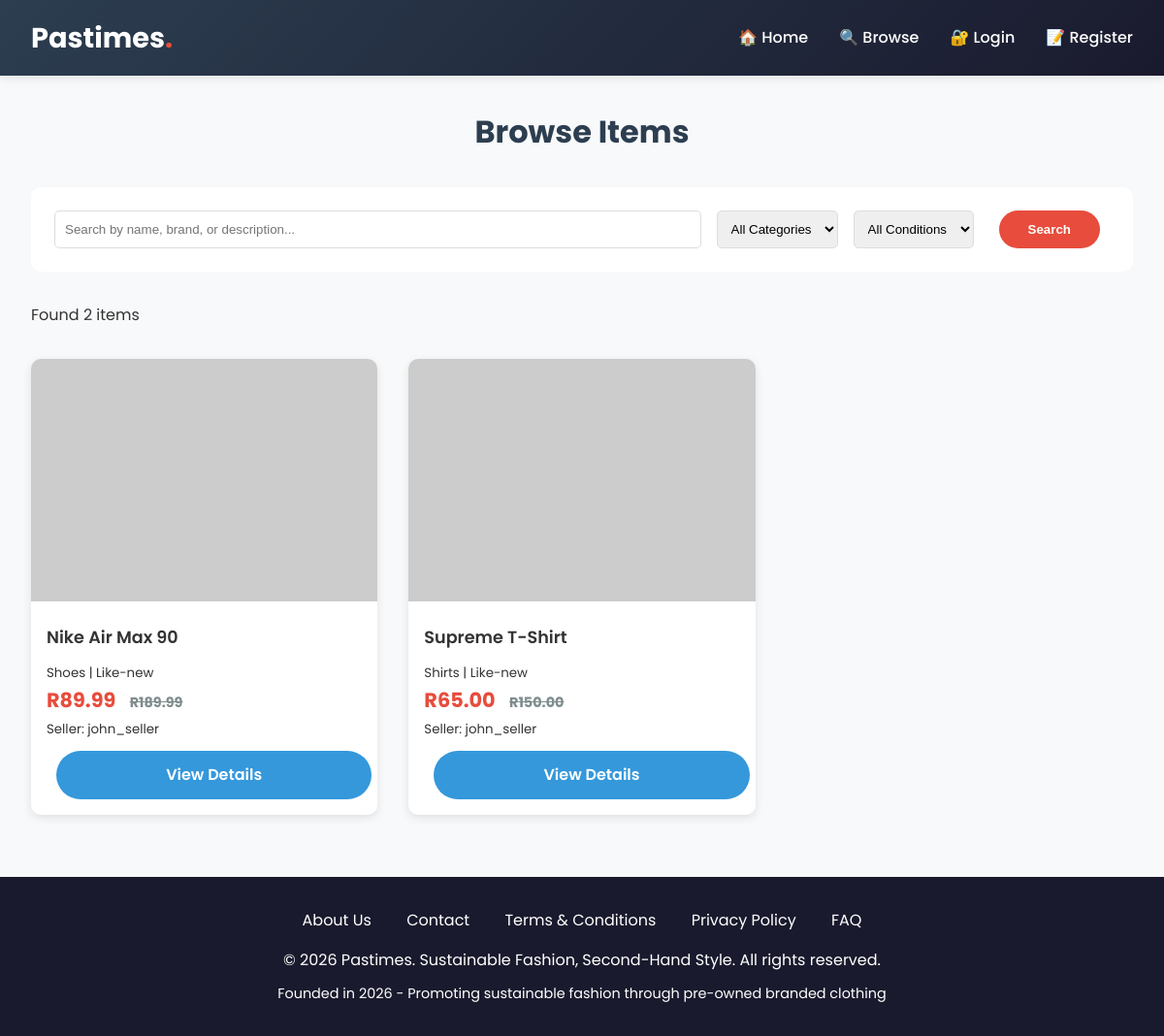
Screenshot of /browse.php with the database file from the repository.
### tables this page shows
CREATE TABLE IF NOT EXISTS `tblproducts` (
  `ProductID` int(11) NOT NULL AUTO_INCREMENT,
  `SellerID` int(11) NOT NULL,
  `ProductName` varchar(100) NOT NULL,
  `CategoryID` int(11) NOT NULL,
  `Price` decimal(10,2) NOT NULL,
  `OriginalPrice` decimal(10,2) DEFAULT NULL,
  `Description` text NOT NULL,
  `Condition` enum('new','like-new','good','fair') DEFAULT 'good',
  `Size` varchar(20) DEFAULT NULL,
  `Brand` varchar(50) DEFAULT NULL,
  `ImagePath` varchar(255) DEFAULT NULL,
  `Status` enum('pending','approved','rejected','sold') DEFAULT 'pending',
  `CreatedAt` timestamp NOT NULL DEFAULT current_timestamp(),
  PRIMARY KEY (`ProductID`),
  KEY `SellerID` (`SellerID`),
  KEY `CategoryID` (`CategoryID`)
);

CREATE TABLE IF NOT EXISTS `tblcategories` (
  `CategoryID` int(11) NOT NULL AUTO_INCREMENT,
  `CategoryName` varchar(50) NOT NULL,
  PRIMARY KEY (`CategoryID`)
);

CREATE TABLE IF NOT EXISTS `tblusers` (
  `UserID` int(11) NOT NULL AUTO_INCREMENT,
  `Username` varchar(50) NOT NULL,
  `FullName` varchar(100) NOT NULL,
  `Email` varchar(100) NOT NULL,
  `PasswordHash` varchar(255) NOT NULL,
  `UserType` enum('buyer','seller','admin') DEFAULT 'buyer',
  `IsVerified` enum('pending','verified','rejected') DEFAULT 'pending',
  `SellerVerification` enum('pending','approved','rejected') DEFAULT 'pending',
  `Phone` varchar(20) DEFAULT NULL,
  `Address` text DEFAULT NULL,
  `CreatedAt` timestamp NOT NULL DEFAULT current_timestamp(),
  PRIMARY KEY (`UserID`),
  UNIQUE KEY `Email` (`Email`),
  UNIQUE KEY `Username` (`Username`)
);

### browse.php (the view, shortened to what this page needs)
<?php
include 'config/DBConn.php';
include 'includes/header.php';
$search = isset($_GET['search']) ? mysqli_real_escape_string($conn, $_GET['search']) : '';
$query = "SELECT p.*, u.Username as SellerName, c.CategoryName
          FROM tblProducts p
          JOIN tblUsers u ON p.SellerID = u.UserID
          JOIN tblCategories c ON p.CategoryID = c.CategoryID
          WHERE p.Status = 'approved'";
$query .= " ORDER BY p.CreatedAt DESC";
$result = mysqli_query($conn, $query);
?>
<main>
    <div style="max-width: 1200px; margin: 2rem auto; padding: 0 2rem;">
        <h1 class="section-title">Browse Items</h1>
        <div style="background: white; padding: 1.5rem; border-radius: 10px; margin-bottom: 2rem;">
            <form method="GET" action="">
                <div style="display: grid; grid-template-columns: 1fr auto auto auto; gap: 1rem;">
                    <input type="text" name="search" placeholder="Search by name, brand, or description..." value="<?php echo htmlspecialchars($search); ?>" style="padding: 10px; border: 1px solid #ddd; border-radius: 5px;">
                    <select name="category" style="padding: 10px; border: 1px solid #ddd; border-radius: 5px;">
                        <option value="0">All Categories</option>
                    </select>
                    <select name="condition" style="padding: 10px; border: 1px solid #ddd; border-radius: 5px;">
                        <option value="">All Conditions</option>
                    </select>
                    <button type="submit" class="btn btn-primary">Search</button>
                </div>
            </form>
        </div>
        <p>Found <?php echo mysqli_num_rows($result); ?> items</p>
        <div class="product-grid" style="margin-top: 2rem;">
            <?php while($product = mysqli_fetch_assoc($result)): ?>
                <div class="product-card">
                    <img src="<?php echo !empty($product['ImagePath']) ? $product['ImagePath'] : 'https://via.placeholder.com/300x250?text=Pastimes'; ?>" alt="<?php echo htmlspecialchars($product['ProductName']); ?>" class="product-image">
                    <div class="product-info">
                        <h3 class="product-title"><?php echo htmlspecialchars($product['ProductName']); ?></h3>
                        <p><small><?php echo $product['CategoryName']; ?> | <?php echo ucfirst($product['Condition']); ?></small></p>
                        <p class="product-price">
                            R<?php echo number_format($product['Price'], 2); ?>
                            <?php if($product['OriginalPrice']): ?>
                                <span class="product-original-price">R<?php echo number_format($product['OriginalPrice'], 2); ?></span>
                            <?php endif; ?>
                        </p>
                        <p><small>Seller: <?php echo htmlspecialchars($product['SellerName']); ?></small></p>
                        <a href="item-details.php?id=<?php echo $product['ProductID']; ?>" class="btn btn-accent" style="margin-top: 10px; width: 100%; text-align: center;">View Details</a>
                    </div>
                </div>
            <?php endwhile; ?>
        </div>
    </div>
</main>
<?php include 'includes/footer.php'; ?>

### includes/header.php (shortened to what this page needs)
<!DOCTYPE html>
<html lang="en">
<head>
    <link rel="stylesheet" href="css/style.css">
</head>
<body>
    <nav class="navbar">
        <div class="navbar-container">
            <div class="logo">
                <a href="index.php">Pastimes<span>.</span></a>
            </div>
            <ul class="nav-links">
                <li><a href="index.php">🏠 Home</a></li>
                <li><a href="browse.php">🔍 Browse</a></li>
                <?php if(isset($_SESSION['user_id'])): ?>
                    <li><a href="dashboard.php">📊 Dashboard</a></li>
                    <?php if($_SESSION['user_type'] == 'seller' || $_SESSION['user_type'] == 'admin'): ?>
                        <li><a href="add-item.php">➕ Sell Now</a></li>
                    <?php endif; ?>
                    <li><a href="cart.php">🛒 Cart</a></li>
                    <?php if($_SESSION['user_type'] == 'admin'): ?>
                        <li><a href="admin/admin_dashboard.php" style="background: #e74c3c; padding: 8px 15px; border-radius: 20px;">👑 Admin Panel</a></li>
                    <?php endif; ?>
                    <li><a href="logout.php">🚪 Logout (<?php echo htmlspecialchars($_SESSION['username']); ?>)</a></li>
                <?php else: ?>
                    <li><a href="login.php">🔐 Login</a></li>
                    <li><a href="register.php">📝 Register</a></li>
                <?php endif; ?>
            </ul>
        </div>
    </nav>

### includes/footer.php (shortened to what this page needs)
    <footer class="footer">
        <div class="footer-links">
            <a href="#">About Us</a>
            <a href="#">Contact</a>
            <a href="#">Terms & Conditions</a>
            <a href="#">Privacy Policy</a>
            <a href="#">FAQ</a>
        </div>
        <p>&copy; 2026 Pastimes. Sustainable Fashion, Second-Hand Style. All rights reserved.</p>
        <p style="margin-top: 10px; font-size: 0.9rem;">Founded in 2026 - Promoting sustainable fashion through pre-owned branded clothing</p>
    </footer>
</body>
</html>

### css/style.css (style rules this page uses)
:root { --primary-color: #2c3e50; --secondary-color: #e74c3c; --accent-color: #3498db; --success-color: #27ae60; --warning-color: #f39c12; --dark-color: #1a1a2e; --light-color: #ecf0f1; --gray-color: #7f8c8d; }
* { margin: 0; padding: 0; box-sizing: border-box; }
body { font-family: 'Poppins', 'Segoe UI', Tahoma, Geneva, Verdana, sans-serif; line-height: 1.6; color: #333; background-color: #f8f9fa; }
.navbar { background: linear-gradient(135deg, var(--primary-color), var(--dark-color)); color: white; padding: 1rem 2rem; position: sticky; top: 0; z-index: 1000; box-shadow: 0 2px 10px rgba(0,0,0,0.1); }
.navbar-container { max-width: 1200px; margin: 0 auto; display: flex; justify-content: space-between; align-items: center; flex-wrap: wrap; }
.logo { font-size: 1.8rem; font-weight: bold; }
.logo a { color: white; text-decoration: none; }
.logo span { color: var(--secondary-color); }
.nav-links { display: flex; list-style: none; gap: 2rem; }
.nav-links a { color: white; text-decoration: none; transition: color 0.3s; font-weight: 500; }
.btn { display: inline-block; padding: 12px 30px; border: none; border-radius: 30px; cursor: pointer; text-decoration: none; font-weight: 600; transition: all 0.3s; margin: 0 10px; }
.btn-primary { background-color: var(--secondary-color); color: white; }
.btn-accent { background-color: var(--accent-color); color: white; }
.section-title { text-align: center; font-size: 2rem; margin-bottom: 2rem; color: var(--primary-color); }
.product-grid { display: grid; grid-template-columns: repeat(auto-fill, minmax(280px, 1fr)); gap: 2rem; }
.product-card { background: white; border-radius: 10px; overflow: hidden; box-shadow: 0 3px 10px rgba(0,0,0,0.1); transition: transform 0.3s; }
.product-image { width: 100%; height: 250px; object-fit: cover; background-color: #f0f0f0; }
.product-info { padding: 1rem; }
.product-title { font-size: 1.1rem; font-weight: 600; margin-bottom: 0.5rem; }
.product-price { color: var(--secondary-color); font-size: 1.3rem; font-weight: bold; }
.product-original-price { text-decoration: line-through; color: var(--gray-color); font-size: 0.9rem; margin-left: 10px; }
.footer { background-color: var(--dark-color); color: white; text-align: center; padding: 2rem; margin-top: 4rem; }
.footer-links { margin-bottom: 1rem; }
.footer-links a { color: white; text-decoration: none; margin: 0 1rem; }

### rows the page displays
tblproducts: ProductName "Nike Air Max 90", CategoryID.CategoryName "Shoes", Condition "Like-new", Price "89.99", OriginalPrice "189.99", SellerID.Username "john_seller", $product['ProductID'] 1 (drawn)
tblproducts: ProductName "Supreme T-Shirt", CategoryID.CategoryName "Shirts", Condition "Like-new", Price "65.00", OriginalPrice "150.00", SellerID.Username "john_seller"

### other values shown
mysqli_num_rows($result) "2"
